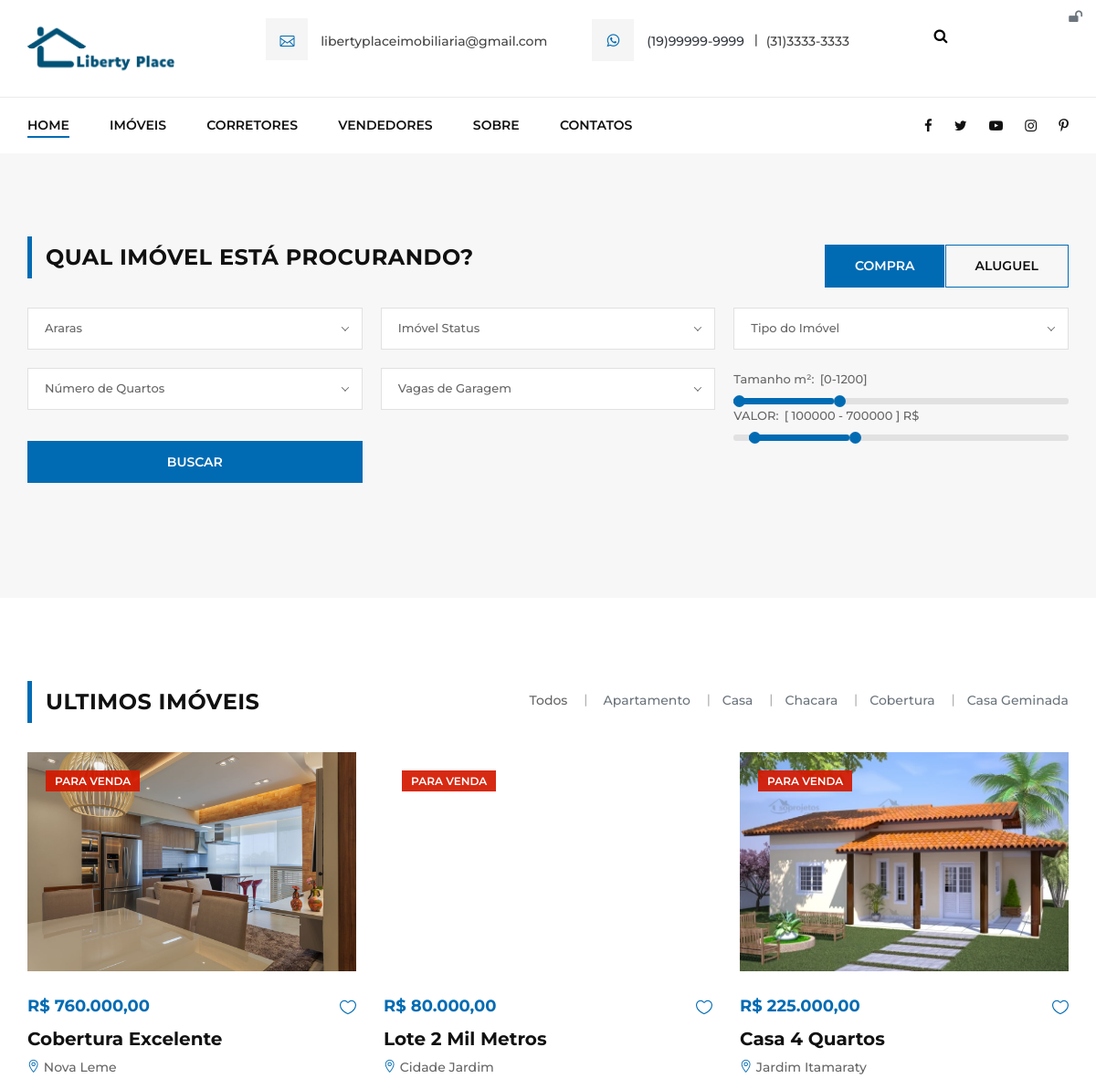
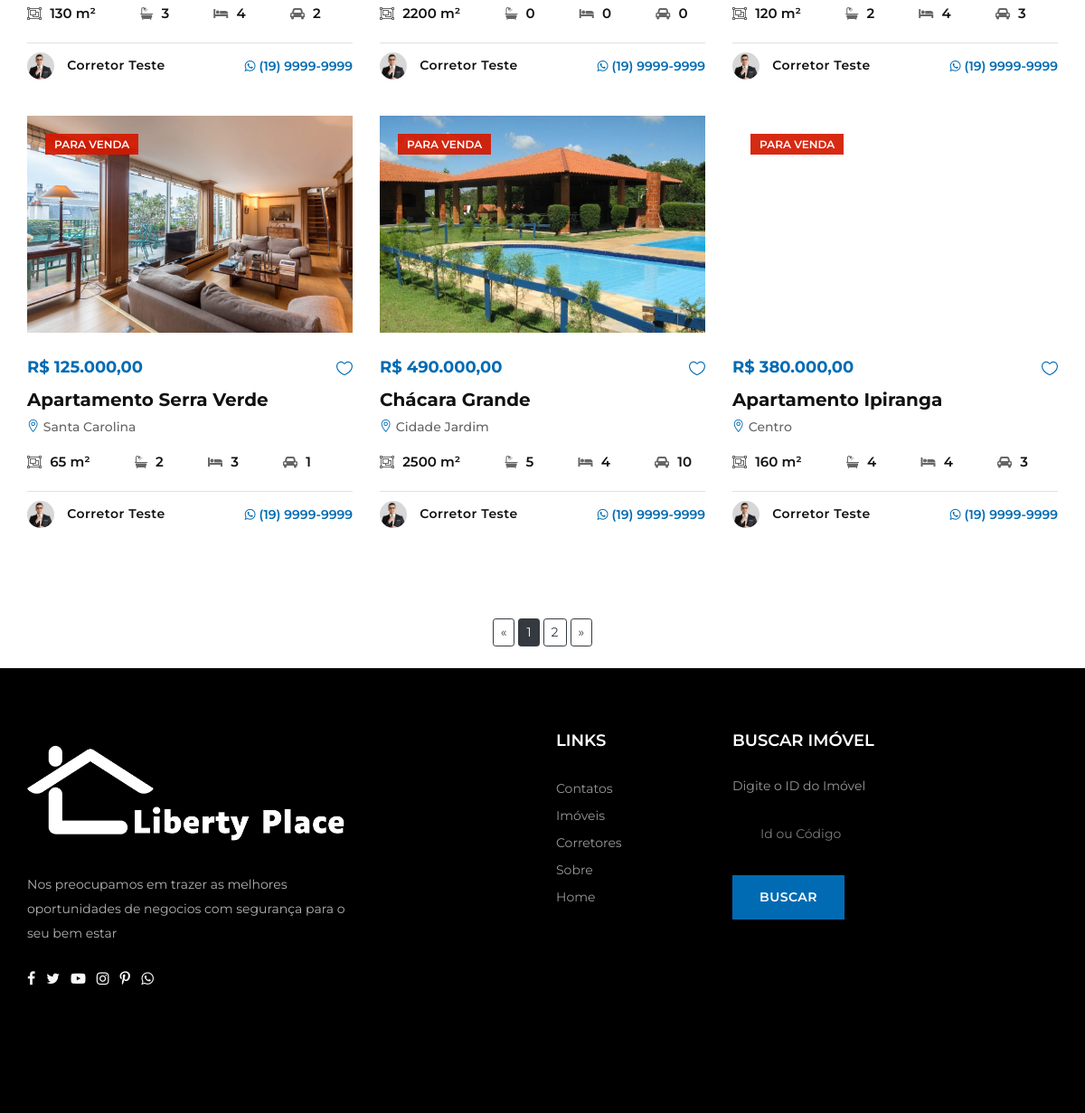
Screenshot of /imobiliaria/imoveis.php with the database file from the repository (2 pictures, top to bottom).
### tables this page shows
CREATE TABLE `tipos` (
  `id` int(11) NOT NULL,
  `nome` varchar(50) NOT NULL,
  `imagem` varchar(100) NOT NULL,
  `imoveis` int(11) NOT NULL
);

CREATE TABLE `imoveis` (
  `id` int(11) NOT NULL,
  `vendedor` varchar(25) NOT NULL,
  `corretor` varchar(25) NOT NULL,
  `titulo` varchar(60) NOT NULL,
  `descricao` varchar(1000) NOT NULL,
  `tipo` int(11) NOT NULL,
  `cidade` int(11) NOT NULL,
  `bairro` int(11) NOT NULL,
  `valor` decimal(10,2) NOT NULL,
  `ano` int(11) NOT NULL,
  `visitas` int(11) NOT NULL,
  `area` int(11) NOT NULL,
  `quartos` int(11) NOT NULL,
  `banheiros` int(11) NOT NULL,
  `suites` int(11) NOT NULL,
  `garagens` int(11) NOT NULL,
  `piscinas` int(11) NOT NULL,
  `img_principal` varchar(100) NOT NULL,
  `img_planta` varchar(100) NOT NULL,
  `img_banner` varchar(100) NOT NULL,
  `endereco` varchar(100) NOT NULL,
  `status` varchar(25) NOT NULL,
  `condicao` varchar(20) NOT NULL
);

CREATE TABLE `bairros` (
  `id` int(11) NOT NULL,
  `nome` varchar(60) NOT NULL,
  `cidade` int(11) NOT NULL
);

CREATE TABLE `corretores` (
  `id` int(11) NOT NULL,
  `nome` varchar(50) NOT NULL,
  `cpf` varchar(20) NOT NULL,
  `telefone` varchar(15) NOT NULL,
  `email` varchar(50) NOT NULL,
  `endereco` varchar(100) NOT NULL,
  `foto` varchar(100) NOT NULL,
  `descricao` varchar(90) DEFAULT NULL,
  `twitter` varchar(150) DEFAULT NULL,
  `facebook` varchar(150) DEFAULT NULL,
  `corretor` tinyint(1) DEFAULT NULL,
  `creci` varchar(15) DEFAULT NULL
);

### imobiliaria/config.php (called while the page is built, shortened)
<?php
$itens_por_pagina = 6;
 ?>

### imobiliaria/imoveis.php (the view, shortened to what this page needs)
<?php
include_once("conexao.php");
include_once("cabecalho.php");
    if(@$_GET['pagina'] != null){
        $pag = @$_GET['pagina'];
    }else{
        $pag = "0";
    }
    $limite = $pag * @$itens_por_pagina;
    $pagina = $pag;
?>
<section class="search-section spad">
    <div class="container">
        <div class="row">
            <div class="col-lg-7">
                <div class="section-title">
                    <h4>Qual imóvel está Procurando?</h4>
                </div>
            </div>
            <div class="col-lg-5">
                <div class="change-btn">
                    <div class="cb-item">
                        <label for="cb-rent" class="active">
                            Compra
                        </label>
                    </div>
                    <div class="cb-item">
                        <label for="cb-sale">
                            Aluguel
                        </label>
                    </div>
                </div>
            </div>
        </div>
        <div class="search-form-content">
            <form action="lista-imoveis.php" method="GET" class="filter-form">
                <div class="room-size-range-wrap sm-width">
                    <div class="price-text">
                        <label for="roomsizeRange">Tamanho m²:</label>
                        <input type="text" id="roomsizeRange" name="area" readonly>
                    </div>
                    <div id="roomsize-range" class="slider"></div>
                </div>
                <div id="priceCompra" class="price-range-wrap sm-width">
                    <div class="price-text">
                        <label for="priceRange">Valor:</label>
                        <input type="text" id="priceRange" name="valorCompra" readonly>
                    </div>
                    <div id="price-range" class="slider"></div>
                </div>
                <button type="submit" class="search-btn sm-width">Buscar</button>
            </form>
        </div>
    </div>
</section>
<section class="property-section latest-property-section spad">
    <div class="container">
        <div class="row">
            <div class="col-lg-5">
                <div class="section-title">
                    <h4>ULTIMOS IMÓVEIS</h4>
                </div>
            </div>
            <div class="col-lg-7">
                <div class="property-controls">
                    <ul>
                        <li id="listarTodos" data-filter="all">Todos</li>
                              <?php
                $res = $pdo->query("SELECT * FROM tipos order by imoveis desc limit 5");
                $dados = $res->fetchAll(PDO::FETCH_ASSOC);
                for ($i=0; $i < count($dados); $i++) {
                  $id_item = $dados[$i]['id'];
                  $nome_item = $dados[$i]['nome'];
                     echo "<li><a class='text-secondary' href='lista-imoveis.php?tipo-imovel=" . $id_item . "'>" . $nome_item . "</a></li>";
                }
                ?>
                    </ul>
                </div>
            </div>
        </div>
        <div class="row property-filter">
             <?php
          $res = $pdo->query("SELECT * FROM imoveis where status = 'Para Venda' or status = 'Para Aluguel' order by id desc LIMIT $limite, $itens_por_pagina ");
          $dados = $res->fetchAll(PDO::FETCH_ASSOC);
          for ($i=0; $i < count($dados); $i++) {
            $id = $dados[$i]['id'];
            $status = $dados[$i]['status'];
                        $imagem = $dados[$i]['img_banner'];
                        $valor = $dados[$i]['valor'];
                        $titulo = $dados[$i]['titulo'];
                        $bairro = $dados[$i]['bairro'];
                        $area = $dados[$i]['area'];
                        $quartos = $dados[$i]['quartos'];
                        $banheiros = $dados[$i]['banheiros'];
                        $garagens = $dados[$i]['garagens'];
                        $corretor = $dados[$i]['corretor'];
                         $res_2 = $pdo->query("SELECT * FROM corretores where cpf = '$corretor'");
            $dados_2 = $res_2->fetchAll(PDO::FETCH_ASSOC);
            $nomeCorretor = $dados_2[0]['nome'];
                            $telefoneCorretor = $dados_2[0]['telefone'];
                            $imgCorretor = $dados_2[0]['foto'];
            $res_2 = $pdo->query("SELECT * FROM bairros where id = '$bairro'");
            $dados_2 = $res_2->fetchAll(PDO::FETCH_ASSOC);
            $nomeBairro = $dados_2[0]['nome'];
             if ($status == "Para Venda") {
                            $classe = "c-red";
                        } else {
                            $classe = "";
              }
          $res_p = $pdo->query("SELECT * FROM imoveis where status = 'Para Venda' or status = 'Para Aluguel'");
          $dados_p = $res_p->fetchAll(PDO::FETCH_ASSOC);
          $num_total = count($dados_p);
          $num_paginas = ceil($num_total/$itens_por_pagina);
            ?>
            <div class="col-lg-4 col-md-6 mix all house">
                <div class="property-item">
                    <a href="imovel-detalhes.php?id=<?php echo $id ?>">
                        <div class="pi-pic set-bg" data-setbg="sistema/img/imoveis/<?php echo $imagem ?>">
                            <div class="label <?php echo $classe ?>"><?php echo $status ?></div>
                        </div>
                    </a>
                    <div class="pi-text">
                        <a title="Enviar Mensagem" href="" data-toggle="modal" data-target="#modalMensagemImovel" class="heart-icon"><span class="icon_heart_alt"></span></a>
                        <div class="pt-price">R$ <?php echo number_format($valor, 2, ',', '.'); ?>
                        </div>
                        <h5><a href="imovel-detalhes.php?id=<%=id%>"><?php echo $titulo ?></a></h5>
                        <p><span class="icon_pin_alt"></span> <?php echo $nomeBairro ?></p>
                        <ul>
                            <li><i class="fa fa-object-group"></i> <?php echo $area ?> m²</li>
                            <li><i class="fa fa-bathtub"></i> <?php echo $banheiros ?></li>
                            <li><i class="fa fa-bed"></i> <?php echo $quartos ?></li>
                            <li><i class="fa fa-automobile"></i> <?php echo $garagens ?></li>
                        </ul>
                        <div class="pi-agent">
                            <div class="pa-item">
                                <div class="pa-info">
                                    <img src="sistema/img/profiles/<?php echo $imgCorretor ?>" alt="">
                                    <h6><?php echo $nomeCorretor ?></h6>
                                </div>
                                <div class="pa-text">
                                    <a class="cor-verde-template-link" target="_blank" href="http://api.whatsapp.com/send?1=pt_BR&phone=55<?php echo $telefoneCorretor ?>"><i class="fa fa-whatsapp"></i> <?php echo $telefoneCorretor ?> </a>
                                </div>
                            </div>
                        </div>
                    </div>
                </div>
            </div>
            <?php  } ?>
        </div>
    </div>
</section>
            <div class="col-lg-12">
                    <div class="row paginacao mb-4 justify-content-center">
                        <nav aria-label="Page navigation example">
                            <ul class="pagination">
                                <li class="page-item">
                                    <a class="btn btn-outline-dark btn-sm mr-1" href="imoveis.php?pagina=0" aria-label="Previous">
                                        <span aria-hidden="true">&laquo;</span>
                                    </a>
                                </li>
                                <?php
                                    for ($i = 0; $i < $num_paginas; $i++) {
                                         $estilo = "";
                                         if ($pagina == $i) {
                                                $estilo = "active";
                                           }
                                        if ($pagina >= ($i - 2) && $pagina <= ($i + 2)) {
                                ?>
                                <li class="page-item"><a class="btn btn-outline-dark btn-sm mr-1 <?php echo $estilo ?>" href="imoveis.php?pagina=<?php echo $i ?>"><?php echo $i + 1 ?></a></li>
                                    <?php }
                                        } ?>
                                <li class="page-item">
                                    <a class="btn btn-outline-dark btn-sm " href="imoveis.php?pagina=<?php echo $num_paginas - 1 ?>" aria-label="Next">
                                        <span aria-hidden="true">&raquo;</span>
                                    </a>
                                </li>
                            </ul>
                        </nav>
                    </div>
            </div>
<?php
include_once("rodape.php");
 ?>

### rows the page displays
tipos: nome "Apartamento"
tipos: nome "Casa"
tipos: nome "Chacara"
tipos: nome "Cobertura"
tipos: nome "Casa Geminada"
imoveis: shows a picture, status "PARA VENDA", valor "760.000,00", titulo "Cobertura Excelente", bairros.nome "Nova Leme", area "130", banheiros "3", quartos "4", garagens "2", corretores.foto (picture), corretores.nome "Corretor Teste", corretores.telefone "(19) 9999-9999"
imoveis: status "PARA VENDA", valor "80.000,00", titulo "Lote 2 Mil Metros", bairros.nome "Cidade Jardim", area "2200", banheiros "0", quartos "0", garagens "0", corretores.foto (picture), corretores.nome "Corretor Teste", corretores.telefone "(19) 9999-9999"
imoveis: shows a picture, status "PARA VENDA", valor "225.000,00", titulo "Casa 4 Quartos", bairros.nome "Jardim Itamaraty", area "120", banheiros "2", quartos "4", garagens "3", corretores.foto (picture), corretores.nome "Corretor Teste", corretores.telefone "(19) 9999-9999"
imoveis: shows a picture, status "PARA VENDA", valor "125.000,00", titulo "Apartamento Serra Verde", bairros.nome "Santa Carolina", area "65", banheiros "2", quartos "3", garagens "1", corretores.foto (picture), corretores.nome "Corretor Teste", corretores.telefone "(19) 9999-9999"
imoveis: shows a picture, status "PARA VENDA", valor "490.000,00", titulo "Chácara Grande", bairros.nome "Cidade Jardim", area "2500", banheiros "5", quartos "4", garagens "10", corretores.foto (picture), corretores.nome "Corretor Teste", corretores.telefone "(19) 9999-9999"
imoveis: status "PARA VENDA", valor "380.000,00", titulo "Apartamento Ipiranga", bairros.nome "Centro", area "160", banheiros "4", quartos "4", garagens "3", corretores.foto (picture), corretores.nome "Corretor Teste", corretores.telefone "(19) 9999-9999"

### other values shown
$email "libertyplaceimobiliaria@gmail.com"
$whatsapp "(19)99999-9999"
$telfixo "(31)3333-3333"
